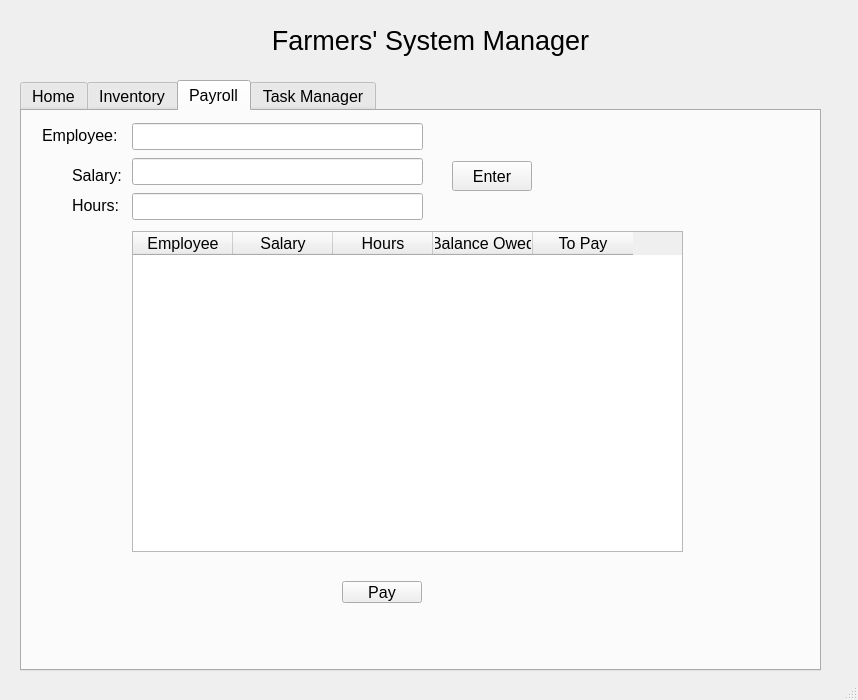
<?xml version="1.0" encoding="UTF-8"?>
<ui version="4.0">
 <class>MainWindow</class>
 <widget class="QMainWindow" name="MainWindow">
  <property name="geometry">
   <rect>
    <x>0</x>
    <y>0</y>
    <width>858</width>
    <height>700</height>
   </rect>
  </property>
  <property name="windowTitle">
   <string>MainWindow</string>
  </property>
  <widget class="QWidget" name="centralwidget">
   <widget class="QTabWidget" name="tabWidget">
    <property name="geometry">
     <rect>
      <x>20</x>
      <y>80</y>
      <width>801</width>
      <height>591</height>
     </rect>
    </property>
    <property name="font">
     <font>
      <family>Segoe UI</family>
      <pointsize>12</pointsize>
     </font>
    </property>
    <property name="currentIndex">
     <number>2</number>
    </property>
    <widget class="QWidget" name="tab">
     <attribute name="title">
      <string>Home</string>
     </attribute>
     <widget class="QCalendarWidget" name="calendarWidget">
      <property name="enabled">
       <bool>true</bool>
      </property>
      <property name="geometry">
       <rect>
        <x>515</x>
        <y>0</y>
        <width>281</width>
        <height>181</height>
       </rect>
      </property>
      <property name="sizePolicy">
       <sizepolicy hsizetype="Minimum" vsizetype="Minimum">
        <horstretch>0</horstretch>
        <verstretch>0</verstretch>
       </sizepolicy>
      </property>
      <property name="font">
       <font>
        <pointsize>8</pointsize>
       </font>
      </property>
      <property name="cursor">
       <cursorShape>ArrowCursor</cursorShape>
      </property>
      <property name="gridVisible">
       <bool>false</bool>
      </property>
     </widget>
     <widget class="QLabel" name="label">
      <property name="geometry">
       <rect>
        <x>20</x>
        <y>20</y>
        <width>81</width>
        <height>41</height>
       </rect>
      </property>
      <property name="text">
       <string>Welcome!!</string>
      </property>
     </widget>
    </widget>
    <widget class="QWidget" name="tab_3">
     <attribute name="title">
      <string>Inventory</string>
     </attribute>
     <widget class="QWidget" name="layoutWidget">
      <property name="geometry">
       <rect>
        <x>60</x>
        <y>70</y>
        <width>481</width>
        <height>111</height>
       </rect>
      </property>
      <layout class="QVBoxLayout" name="verticalLayout_7">
       <item>
        <layout class="QVBoxLayout" name="verticalLayout_5">
         <item>
          <layout class="QHBoxLayout" name="horizontalLayout_4">
           <item>
            <layout class="QVBoxLayout" name="verticalLayout_4">
             <item>
              <widget class="QLabel" name="label_5">
               <property name="text">
                <string>Item Name:</string>
               </property>
              </widget>
             </item>
             <item>
              <widget class="QLabel" name="label_6">
               <property name="text">
                <string>Quantity:</string>
               </property>
              </widget>
             </item>
             <item>
              <widget class="QLabel" name="label_7">
               <property name="text">
                <string>Price:</string>
               </property>
              </widget>
             </item>
            </layout>
           </item>
           <item>
            <layout class="QVBoxLayout" name="verticalLayout_6">
             <item>
              <widget class="QLineEdit" name="lineEditName"/>
             </item>
             <item>
              <widget class="QLineEdit" name="lineEditQuant"/>
             </item>
             <item>
              <widget class="QLineEdit" name="lineEditPrice"/>
             </item>
            </layout>
           </item>
           <item>
            <layout class="QVBoxLayout" name="verticalLayout_3">
             <item>
              <widget class="QPushButton" name="invButton">
               <property name="text">
                <string>GO</string>
               </property>
              </widget>
             </item>
            </layout>
           </item>
          </layout>
         </item>
        </layout>
       </item>
      </layout>
     </widget>
     <widget class="QTableWidget" name="invtable">
      <property name="geometry">
       <rect>
        <x>60</x>
        <y>200</y>
        <width>691</width>
        <height>331</height>
       </rect>
      </property>
      <property name="sizePolicy">
       <sizepolicy hsizetype="Minimum" vsizetype="Minimum">
        <horstretch>0</horstretch>
        <verstretch>0</verstretch>
       </sizepolicy>
      </property>
      <property name="layoutDirection">
       <enum>Qt::LeftToRight</enum>
      </property>
      <property name="rowCount">
       <number>0</number>
      </property>
      <property name="columnCount">
       <number>4</number>
      </property>
      <column>
       <property name="text">
        <string>Item</string>
       </property>
      </column>
      <column>
       <property name="text">
        <string>Quantity</string>
       </property>
      </column>
      <column>
       <property name="text">
        <string>Unit Price</string>
       </property>
      </column>
      <column>
       <property name="text">
        <string>Total Price</string>
       </property>
      </column>
     </widget>
     <widget class="QLabel" name="label_3">
      <property name="geometry">
       <rect>
        <x>60</x>
        <y>20</y>
        <width>181</width>
        <height>31</height>
       </rect>
      </property>
      <property name="font">
       <font>
        <pointsize>16</pointsize>
       </font>
      </property>
      <property name="text">
       <string>Add an Item:</string>
      </property>
     </widget>
    </widget>
    <widget class="QWidget" name="tab_2">
     <attribute name="title">
      <string>Payroll</string>
     </attribute>
     <widget class="QPushButton" name="PayEmpButton">
      <property name="geometry">
       <rect>
        <x>320</x>
        <y>470</y>
        <width>80</width>
        <height>22</height>
       </rect>
      </property>
      <property name="text">
       <string>Pay</string>
      </property>
     </widget>
     <widget class="QTableWidget" name="payrolltable">
      <property name="geometry">
       <rect>
        <x>110</x>
        <y>120</y>
        <width>551</width>
        <height>321</height>
       </rect>
      </property>
      <column>
       <property name="text">
        <string>Employee</string>
       </property>
      </column>
      <column>
       <property name="text">
        <string>Salary</string>
       </property>
      </column>
      <column>
       <property name="text">
        <string>Hours</string>
       </property>
      </column>
      <column>
       <property name="text">
        <string>Balance Owed</string>
       </property>
      </column>
      <column>
       <property name="text">
        <string>To Pay</string>
       </property>
      </column>
     </widget>
     <widget class="QLabel" name="label_11">
      <property name="geometry">
       <rect>
        <x>20</x>
        <y>10</y>
        <width>82</width>
        <height>29</height>
       </rect>
      </property>
      <property name="text">
       <string>Employee:</string>
      </property>
     </widget>
     <widget class="QLabel" name="label_12">
      <property name="geometry">
       <rect>
        <x>50</x>
        <y>50</y>
        <width>51</width>
        <height>29</height>
       </rect>
      </property>
      <property name="text">
       <string>Salary:</string>
      </property>
     </widget>
     <widget class="QLabel" name="label_13">
      <property name="geometry">
       <rect>
        <x>50</x>
        <y>80</y>
        <width>51</width>
        <height>29</height>
       </rect>
      </property>
      <property name="text">
       <string>Hours:</string>
      </property>
     </widget>
     <widget class="QPushButton" name="payButton_3">
      <property name="geometry">
       <rect>
        <x>430</x>
        <y>50</y>
        <width>80</width>
        <height>30</height>
       </rect>
      </property>
      <property name="text">
       <string>Enter</string>
      </property>
     </widget>
     <widget class="QWidget" name="layoutWidget">
      <property name="geometry">
       <rect>
        <x>110</x>
        <y>10</y>
        <width>291</width>
        <height>101</height>
       </rect>
      </property>
      <layout class="QVBoxLayout" name="verticalLayout_12">
       <item>
        <widget class="QLineEdit" name="lineEditEmployee"/>
       </item>
       <item>
        <widget class="QLineEdit" name="lineEditSalary"/>
       </item>
       <item>
        <widget class="QLineEdit" name="lineEditHours"/>
       </item>
      </layout>
     </widget>
    </widget>
    <widget class="QWidget" name="tab_4">
     <attribute name="title">
      <string>Task Manager</string>
     </attribute>
     <widget class="QWidget" name="layoutWidget">
      <property name="geometry">
       <rect>
        <x>10</x>
        <y>10</y>
        <width>691</width>
        <height>501</height>
       </rect>
      </property>
      <layout class="QVBoxLayout" name="verticalLayout_2">
       <item>
        <layout class="QVBoxLayout" name="verticalLayout">
         <item>
          <layout class="QHBoxLayout" name="horizontalLayout">
           <item>
            <widget class="QLabel" name="label_4">
             <property name="text">
              <string>Enter a Task:</string>
             </property>
            </widget>
           </item>
           <item>
            <widget class="QLineEdit" name="lineEdit"/>
           </item>
           <item>
            <widget class="QPushButton" name="goButton">
             <property name="text">
              <string>Go</string>
             </property>
            </widget>
           </item>
          </layout>
         </item>
         <item>
          <widget class="QTextBrowser" name="textBrowser"/>
         </item>
        </layout>
       </item>
       <item>
        <widget class="QPushButton" name="clearButton">
         <property name="text">
          <string>Clear All Tasks</string>
         </property>
        </widget>
       </item>
      </layout>
     </widget>
    </widget>
   </widget>
   <widget class="QLabel" name="label_2">
    <property name="geometry">
     <rect>
      <x>30</x>
      <y>20</y>
      <width>801</width>
      <height>41</height>
     </rect>
    </property>
    <property name="font">
     <font>
      <family>Segoe UI</family>
      <pointsize>20</pointsize>
     </font>
    </property>
    <property name="text">
     <string>Farmers' System Manager</string>
    </property>
    <property name="alignment">
     <set>Qt::AlignCenter</set>
    </property>
   </widget>
  </widget>
  <widget class="QMenuBar" name="menubar">
   <property name="geometry">
    <rect>
     <x>0</x>
     <y>0</y>
     <width>858</width>
     <height>21</height>
    </rect>
   </property>
  </widget>
  <widget class="QStatusBar" name="statusbar"/>
 </widget>
 <resources/>
 <connections>
  <connection>
   <sender>invButton</sender>
   <signal>clicked()</signal>
   <receiver>invtable</receiver>
   <slot>update()</slot>
   <hints>
    <hint type="sourcelabel">
     <x>521</x>
     <y>265</y>
    </hint>
    <hint type="destinationlabel">
     <x>626</x>
     <y>611</y>
    </hint>
   </hints>
  </connection>
  <connection>
   <sender>payButton_3</sender>
   <signal>clicked()</signal>
   <receiver>payrolltable</receiver>
   <slot>update()</slot>
   <hints>
    <hint type="sourcelabel">
     <x>490</x>
     <y>203</y>
    </hint>
    <hint type="destinationlabel">
     <x>621</x>
     <y>313</y>
    </hint>
   </hints>
  </connection>
 </connections>
</ui>
